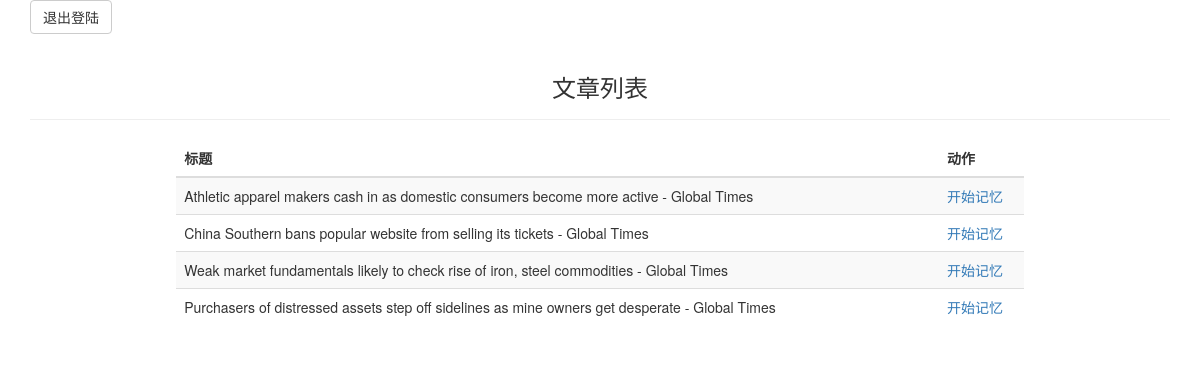
/wfh/ (signed in), run on the app's committed database.
### wfh/models.py (models this page shows)
class Article(models.Model):
    url = models.URLField(max_length=200)
    title = models.CharField(max_length=100)
    content = models.TextField()
    pub_date = models.DateTimeField('date published', auto_now_add=True)
    class Meta:
        ordering = ('-pub_date',)
    def __str__(self):
        return self.title

### wfh/views.py (the view)
@login_required(login_url='/wfh/login/')
def index(request):
    if not Article.objects.all():
        all_in_one()
    else:
        latest = Article.objects.order_by('-pub_date')[0]
        delta = datetime.datetime.now() - latest.pub_date.replace(tzinfo=None)
        if delta > datetime.timedelta(hours=6):
            all_in_one()
    articles = get_article_list(request)
    return render(request, 'wfh/index.html',
                  {'articles': articles})

### wfh/views.py (called while the page is built)
def get_article_list(request):
    return Article.objects.exclude(learner__id=request.user.learner.id)

### wfh/templates/wfh/index.html (shortened to what this page needs)
{% extends "base.html" %}
{% block content %}
<button type="button" onclick="window.location.href='/wfh/logout'" class="btn btn-default">退出登陆</button>
<center>
  <div class="page-header">
    <h3>文章列表</h3>
  </div>
  <div class="row">
    <div class="col-md-9">
      <table class="table table-striped">
        <thead>
          <tr>
            <th>标题</th>
            <th>动作</th>
          </tr>
        </thead>
        <tbody>
          {% for article in articles %}
          <tr>
            <td width="90%">
              {{ article }}
            </td>
            <td>
              <a href="{% url 'wfh:words' article.id %}">开始记忆</a>
            </td>
          </tr>
          {% endfor %}
        </tbody>
      </table>
    </div>
  </div>
{% endblock %}

### data on the page
Article: title "Athletic apparel makers cash in as domestic consumers become more active - Global Times"
Article: title "China Southern bans popular website from selling its tickets - Global Times"
Article: title "Weak market fundamentals likely to check rise of iron, steel commodities - Global Times"
Article: title "Purchasers of distressed assets step off sidelines as mine owners get desperate - Global Times"
